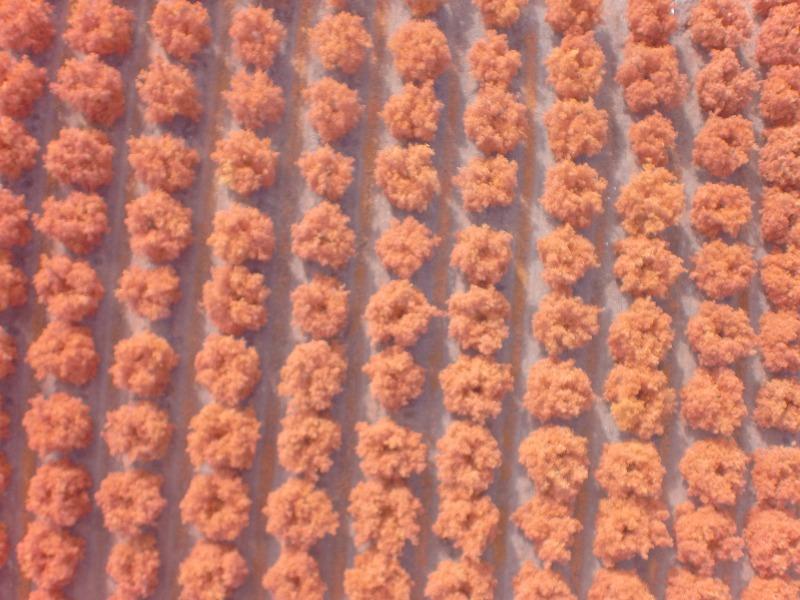
#> input picture ImagenesIR/plantCount.jpg, 800 x 600 px
$ python whtshcoins.py
#> lines starting #> are read from the running program, lines starting #| are printed output that depends on the picture; after the words box and inside, x2 and y2 are one past the last pixel; in counts of white or black regions, pixels touching at a corner belong together
import numpy as np
import cv2
from matplotlib import pyplot as plt

img = cv2.imread('ImagenesIR/plantCount.jpg')
#> img is the input picture: shape (600, 800, 3); mean B, G, R 104.1, 122.4, 193.6
b,g,r = cv2.split(img)
rgb_img = cv2.merge([r,g,b])

gray = cv2.cvtColor(img,cv2.COLOR_BGR2GRAY)
ret, thresh = cv2.threshold(gray,0,255,cv2.THRESH_BINARY_INV+cv2.THRESH_OTSU)
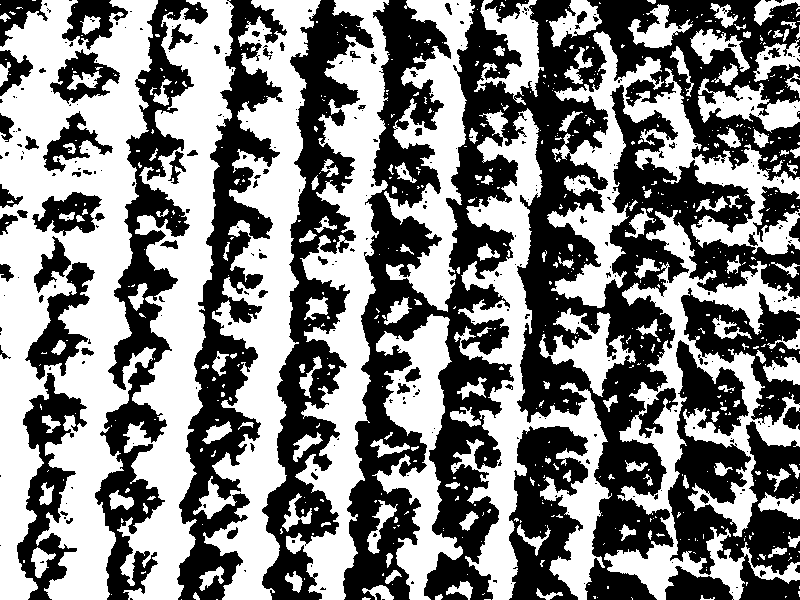
#> thresh: shape (600, 800); 51.3% white; 345 black regions (270 under 20 px), largest, box (x1, y1, x2, y2) and area: (343, 0, 800, 600) 114939, (262, 0, 374, 600) 22477, (177, 0, 287, 600) 21358
#> ret = 142

# noise removal
kernel = np.ones((2,2),np.uint8)
#opening = cv2.morphologyEx(thresh,cv2.MORPH_OPEN,kernel, iterations = 2)
closing = cv2.morphologyEx(thresh,cv2.MORPH_CLOSE,kernel, iterations = 2)
#> closing: shape (600, 800); 52.8% white; 158 black regions (74 under 20 px), largest, box (x1, y1, x2, y2) and area: (345, 0, 800, 600) 101141, (264, 0, 375, 600) 21823, (180, 0, 288, 600) 20315

# sure background area
sure_bg = cv2.dilate(closing,kernel,iterations=3)
#> sure_bg: shape (600, 800); 68.5% white; 268 black regions (155 under 20 px), largest, box (x1, y1, x2, y2) and area: (348, 198, 512, 600) 19110, (523, 0, 688, 418) 17362, (267, 0, 375, 600) 14756

# Finding sure foreground area
dist_transform = cv2.distanceTransform(sure_bg,cv2.DIST_L2,3)

# Threshold
ret, sure_fg = cv2.threshold(dist_transform,0.1*dist_transform.max(),255,0)
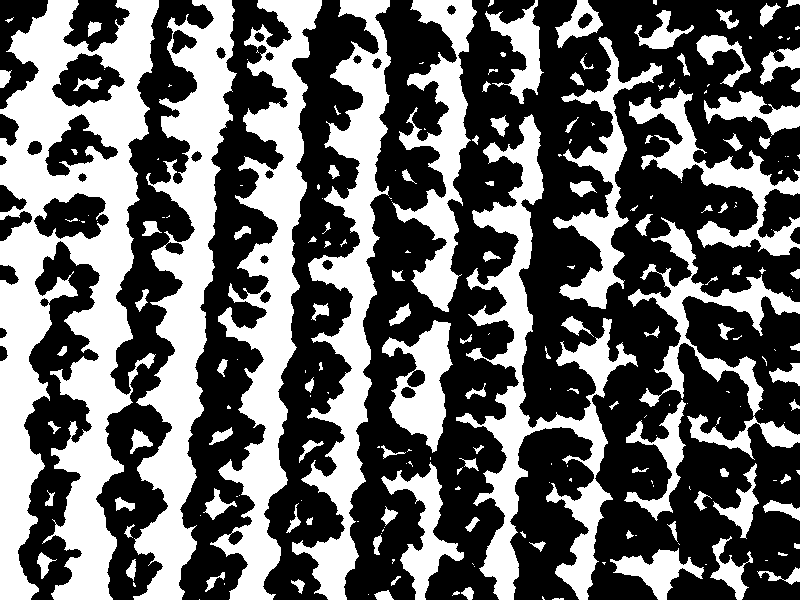
#> sure_fg: shape (600, 800) float32; 40.9% white; 223 white regions (102 under 20 px), largest, box (x1, y1, x2, y2) and area: (0, 0, 159, 600) 49624, (133, 0, 237, 600) 23897, (210, 0, 322, 600) 22544
#> ret = 4.05

# Finding unknown region
sure_fg = np.uint8(sure_fg)
unknown = cv2.subtract(sure_bg,sure_fg)
#> unknown: shape (600, 800); 27.6% white; 166 white regions (43 under 20 px), largest, box (x1, y1, x2, y2) and area: (344, 0, 800, 600) 68920, (96, 0, 214, 600) 11385, (195, 0, 292, 600) 8154

# Marker labelling
ret, markers = cv2.connectedComponents(sure_fg)
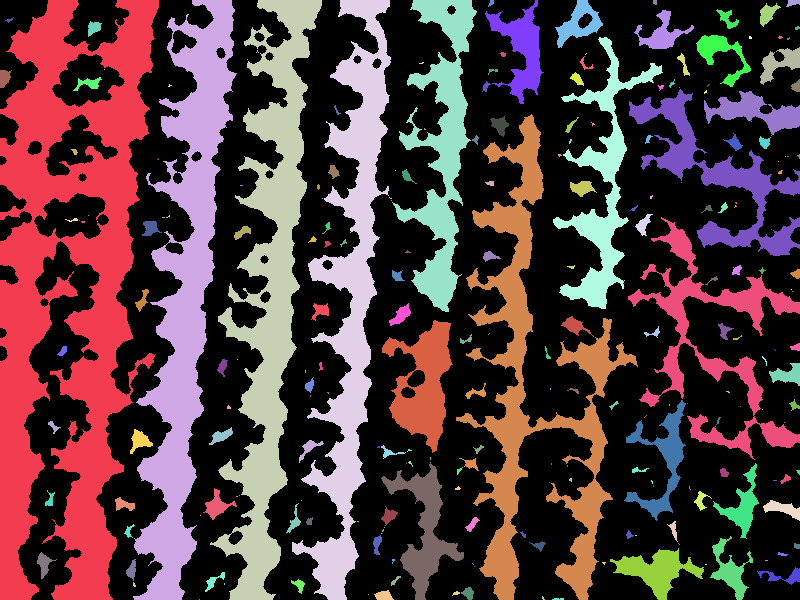
#> markers: shape (600, 800) int32; 224 distinct labels, from 0 to 223; one colour per label, 0 black
#> ret = 224

# Add one to all labels so that sure background is not 0, but 1
markers = markers+1
#> markers: shape (600, 800) int32; 224 distinct labels, from 1 to 224

# Now, mark the region of unknown with zero
markers[unknown==255] = 0
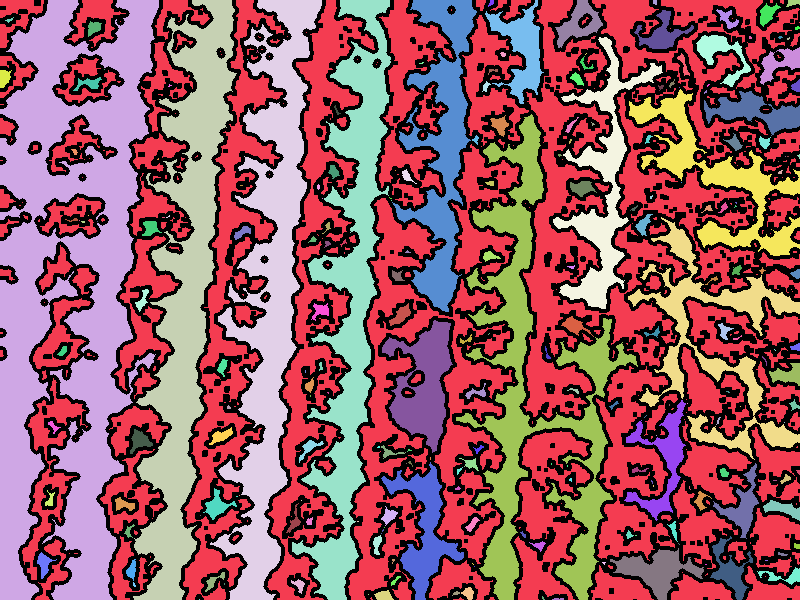
#> markers: shape (600, 800) int32; 225 distinct labels, from 0 to 224; one colour per label, 0 black

markers = cv2.watershed(img,markers)
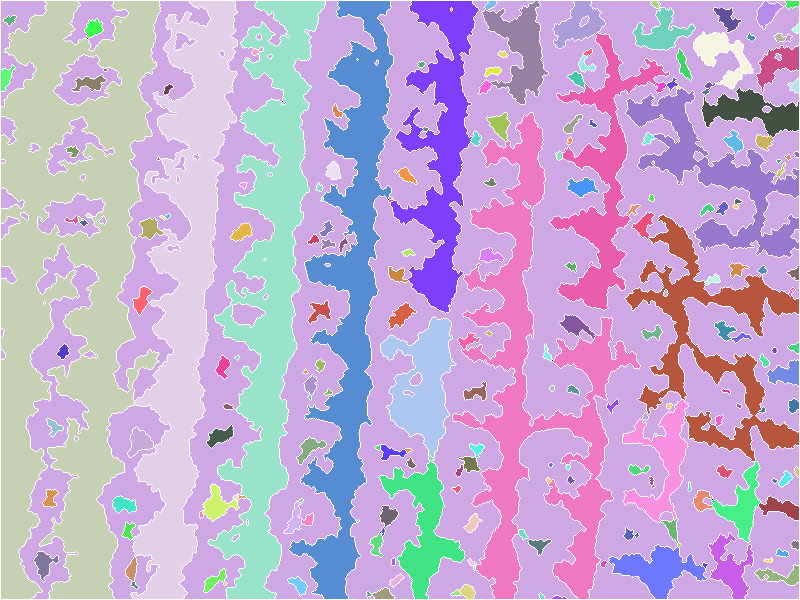
#> markers: shape (600, 800) int32; 225 distinct labels, from -1 to 224; one colour per label, 0 black, -1 white
img[markers == -1] = [255,0,0]
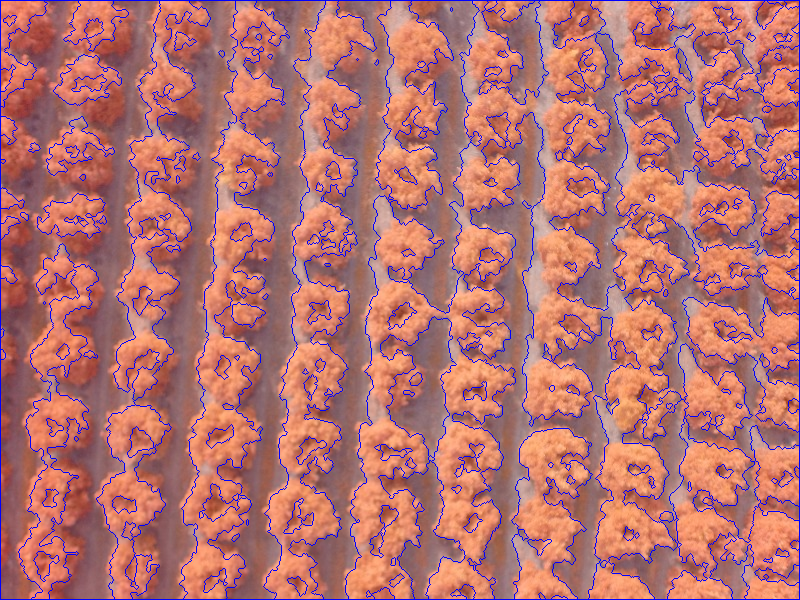
#> img: shape (600, 800, 3); 6.34% of pixels changed, all inside (x1, y1, x2, y2) = (0, 0, 800, 600)

plt.subplot(421),plt.imshow(rgb_img)
plt.title('Input Image'), plt.xticks([]), plt.yticks([])
plt.subplot(422),plt.imshow(thresh, 'gray')
plt.title("Otsu's binary threshold"), plt.xticks([]), plt.yticks([])

plt.subplot(423),plt.imshow(closing, 'gray')
plt.title("morphologyEx:Closing:2x2"), plt.xticks([]), plt.yticks([])
plt.subplot(424),plt.imshow(sure_bg, 'gray')
plt.title("Dilation"), plt.xticks([]), plt.yticks([])

plt.subplot(425),plt.imshow(dist_transform, 'gray')
cv2.imshow('dt',dist_transform);
cv2.imwrite('dt.jpg',dist_transform)
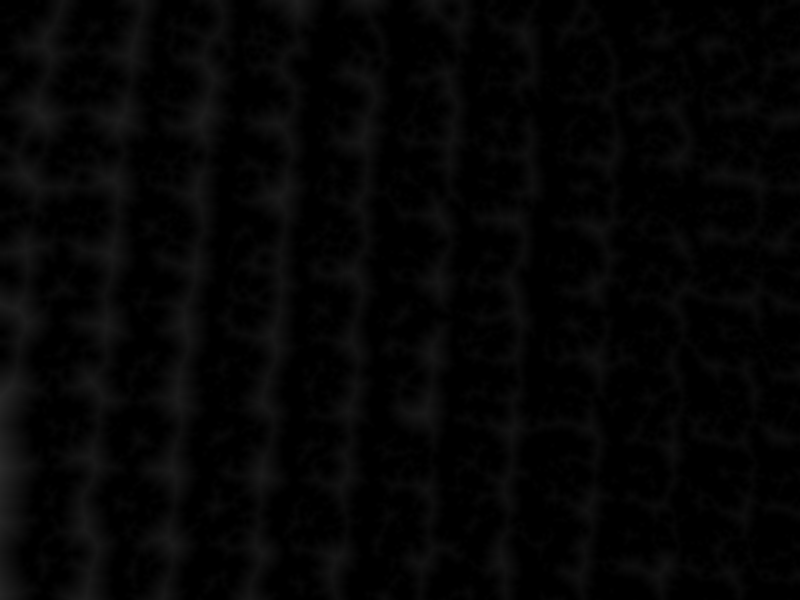
#> saved as dt.jpg: shape (600, 800); min 0, max 40, mean 4.6
plt.title("Distance Transform"), plt.xticks([]), plt.yticks([])
plt.subplot(426),plt.imshow(sure_fg, 'gray')
plt.title("Thresholding"), plt.xticks([]), plt.yticks([])

plt.subplot(427),plt.imshow(unknown, 'gray')
plt.title("Unknown"), plt.xticks([]), plt.yticks([])

plt.subplot(428),plt.imshow(img, 'gray')
plt.title("Result from Watershed"), plt.xticks([]), plt.yticks([])
cv2.imshow('result',img);
plt.tight_layout()
plt.show()
#> figure, not shown here; B, G, R data is drawn as R, G, B

$ run again, with ImagenesIR/1443713205080_g0010191.jpg copied over ImagenesIR/plantCount.jpg
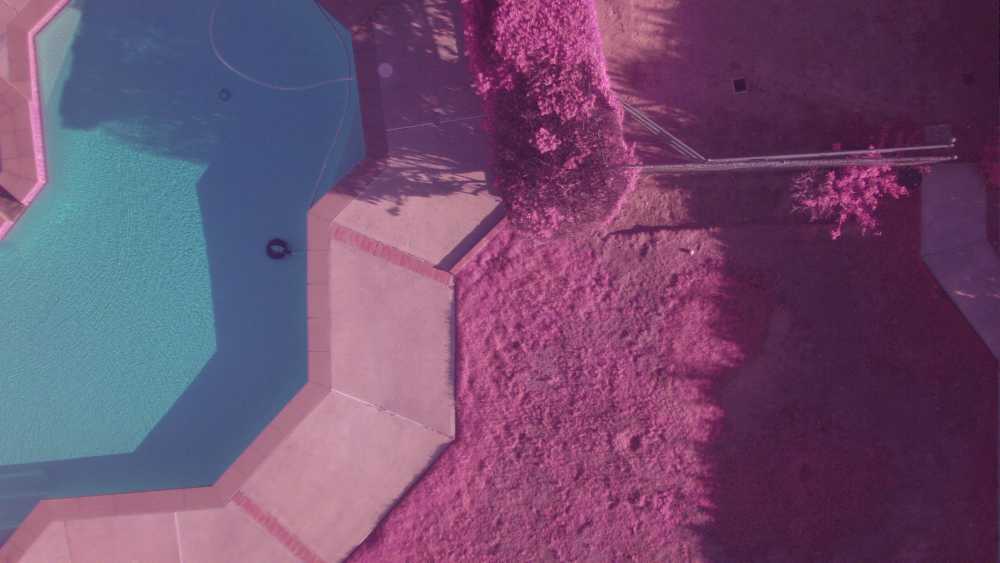
#> input picture ImagenesIR/1443713205080_g0010191.jpg, 3000 x 1688 px (shown at 1/3 size)
#> img is the input picture: shape (1688, 3000, 3); mean B, G, R 111.8, 78.6, 111.8
#> `ret, thresh = cv2.threshold(gray,0,255,cv2.THRESH_BINARY_INV+cv2.THRES..`:
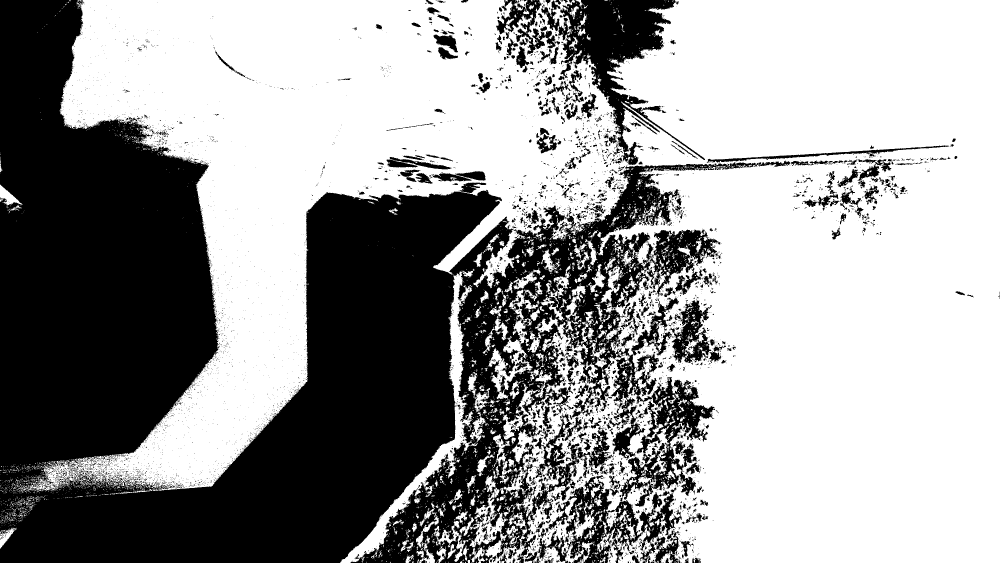
#> thresh: shape (1688, 3000) (shown at 1/3 size); 61% white; 6354 black regions (5598 under 20 px), largest, box (x1, y1, x2, y2) and area: (0, 0, 2370, 1688) 1671355, (1675, 0, 2115, 480) 64035, (1697, 1426, 2046, 1688) 34965
#> `ret, thresh = cv2.threshold(gray,0,255,cv2.THRESH_BINARY_INV+cv2.THRES..`: ret = 99
#> closing: shape (1688, 3000); 62.5% white; 1701 black regions (716 under 20 px), largest, box (x1, y1, x2, y2) and area: (0, 0, 2065, 1688) 1574563, (1683, 0, 2117, 482) 61094, (1957, 1134, 2145, 1330) 15421
#> sure_bg: shape (1688, 3000); 67.8% white; 2194 black regions (1482 under 20 px), largest, box (x1, y1, x2, y2) and area: (0, 577, 1508, 1688) 655563, (0, 0, 656, 1419) 648336, (1355, 669, 1856, 1264) 63747
#> `ret, sure_fg = cv2.threshold(dist_transform,0.1*dist_transform.max(),2..`: ret = 81.07
#> unknown: shape (1688, 3000); 36.8% white; 484 white regions (143 under 20 px), largest, box (x1, y1, x2, y2) and area: (0, 0, 2957, 1688) 1733824, (576, 89, 814, 314) 34867, (2790, 795, 2976, 970) 23181
#> `ret, markers = cv2.connectedComponents(sure_fg)`: ret = 5
#> `cv2.imwrite('dt.jpg',dist_transform)`:
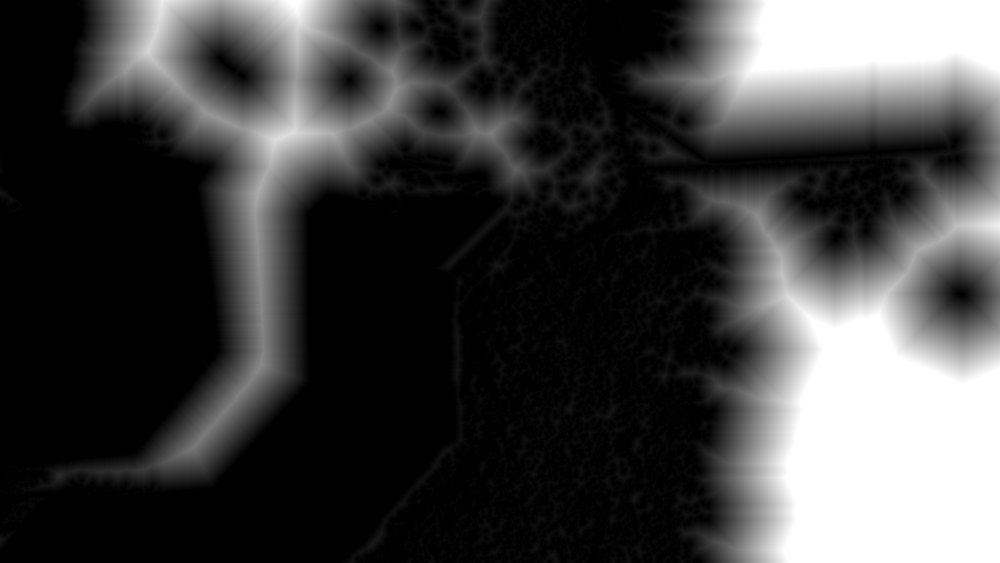
#> saved as dt.jpg: shape (1688, 3000) (shown at 1/3 size); min 0, max 255, mean 65.1
